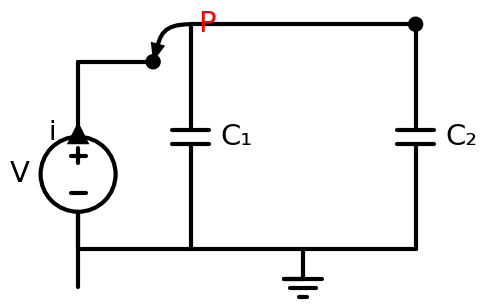

Write Python code to recreate this figure.
"""
Q2-V4: Parallel Capacitors — Total Energy & KCL
V source with C1 and C2 in parallel. Node P at junction.
Current arrows i, i1, i2. KCL annotation.
"""
import schemdraw
import schemdraw.elements as elm

with schemdraw.Drawing() as d:
    d.config(unit=3, fontsize=14, font='sans-serif')

    # Voltage source (left side)
    source = d.add(elm.SourceV().up().label('V', loc='top', ofst=0.15))

    # Top rail
    d += elm.Line().right().length(1).at(source.end)

    # Node P junction
    nodeP = d.add(elm.Dot())
    d.add(elm.Annotate().at(nodeP.center).delta(0.5, 0.5).label('P', color='red', fontsize=14))

    # C1 branch (first parallel)
    d.push()
    c1 = d.add(elm.Capacitor().down().label('C₁', loc='bottom', ofst=0.15))
    c1_bot = d.here
    d.pop()

    # Continue right for C2 branch
    d += elm.Line().right().length(3)
    d += elm.Dot()

    # C2 branch (second parallel)
    c2 = d.add(elm.Capacitor().down().label('C₂', loc='bottom', ofst=0.15))
    c2_bot = d.here

    # Bottom rail connecting both capacitors
    d += elm.Line().left().at(c2_bot).tox(c1_bot)

    # Ground at center
    mid_x = (c1_bot[0] + c2_bot[0]) / 2
    d.add(elm.Ground().at((mid_x, c1_bot[1])))

    # Return to source
    d += elm.Line().left().at(c1_bot).tox(source.start)
    d += elm.Line().up().toy(source.start)

    # Current labels
    d.add(elm.CurrentLabelInline(direction='in').at(source.end).label('i', fontsize=13))

    d.save('q2_v4_capacitor_parallel.svg')
